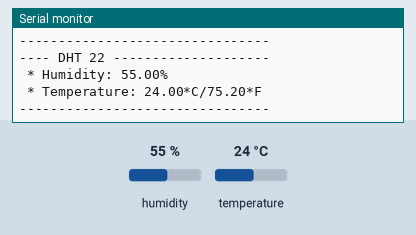
A sketch run on a simulated Arduino Uno, built with avr-gcc and run on an emulated ATmega328P. Shown: the last lines printed to the serial monitor. Inputs (shaded band) come from the test bench; at power-on: humidity 55 %, temperature 24 °C.

Above: at 4.8 s.
4.9 s: humidity set to 22 %
At 7.5 s:
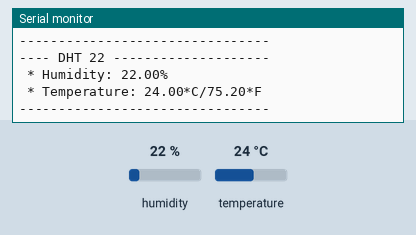
7.9 s: temperature set to 41 °C
At 9.0 s:
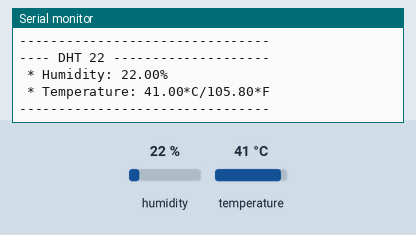
14.4 s: humidity set to 40 %
At 17.2 s:
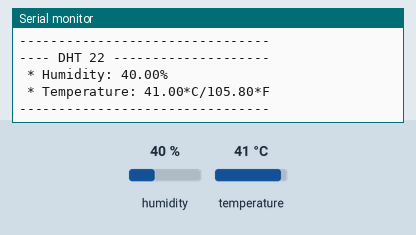
Timing chart, 0 to 18.7 s (numbered marks = the images above; inputs shaded):
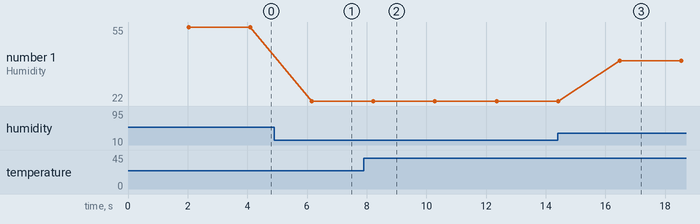

The sketch:

dht22.ino
```cpp
/*
 * DHT 22 test sketch
 * http://satujamsaja.blogspot.co.id
 *
 * Install Adafruit DHT Sensor librari from Sketch > Include Library > Manage Libraries
 * Or download from : https://github.com/adafruit/DHT-sensor-library
 *
 */

// include sensor library
#include "DHT.h"

// digital pin connected to sensor output
#define DHTPIN 2

// DHT Type, valid options : DHT11, DHT21, DHT22
#define DHTTYPE DHT22

// I use DHT 22 with breakout board, so no need to add additional resistor or capacitor, see my blog how to connect it

// Initialize DHT sensor.
DHT dht(DHTPIN, DHTTYPE);

void setup()
{
  Serial.begin(9600);
  Serial.print("");
  dht.begin();
}

void loop()
{
  delay(2000);

  float humidity = dht.readHumidity();
  float celcius = dht.readTemperature(); // celcius is default output
  float fahrenheit = dht.readTemperature(true); // set true to read in fahrenheit

  // skip if error occured
  if (isnan(humidity) || isnan(celcius) || isnan(fahrenheit))
  {
    Serial.println("Failed to read from DHT sensor!");
    return;
  }

  Serial.print("---- DHT 22 --------------------\n");
  Serial.print(" * Humidity: ");
  Serial.print(humidity);
  Serial.print("%\n");
  Serial.print(" * Temperature: ");
  Serial.print(celcius);
  Serial.print("*C/");
  Serial.print(fahrenheit);
  Serial.print("*F\n");
  Serial.print("--------------------------------\n\n");
}
```

Measured:
- after the input at 4.9 s, the serial monitor: prints a new line after 1.3 s (image 1)
- after the input at 7.9 s, the serial monitor: prints a new line after 0.35 s (image 2)
- after the input at 14.4 s, the serial monitor: prints a new line after 2.1 s (image 3)
- plotted number 1: 22 → 40 after the input at 14.4 s
